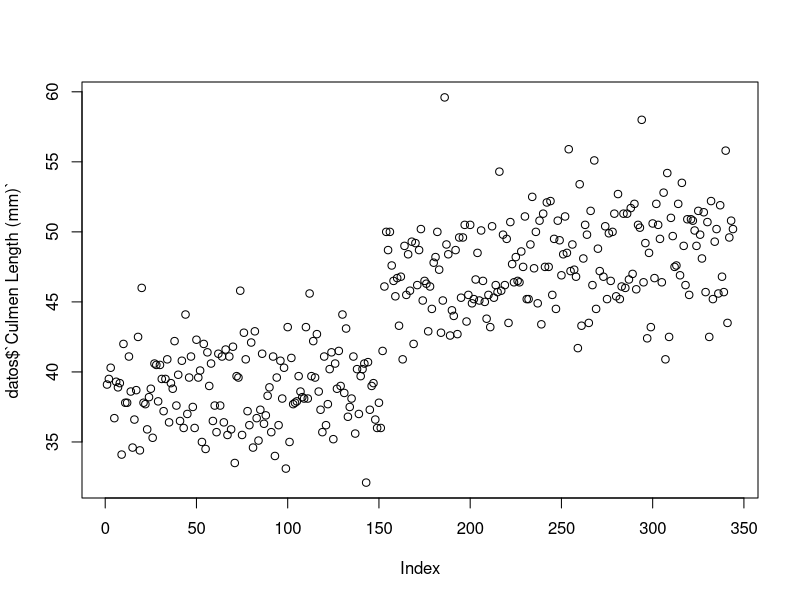
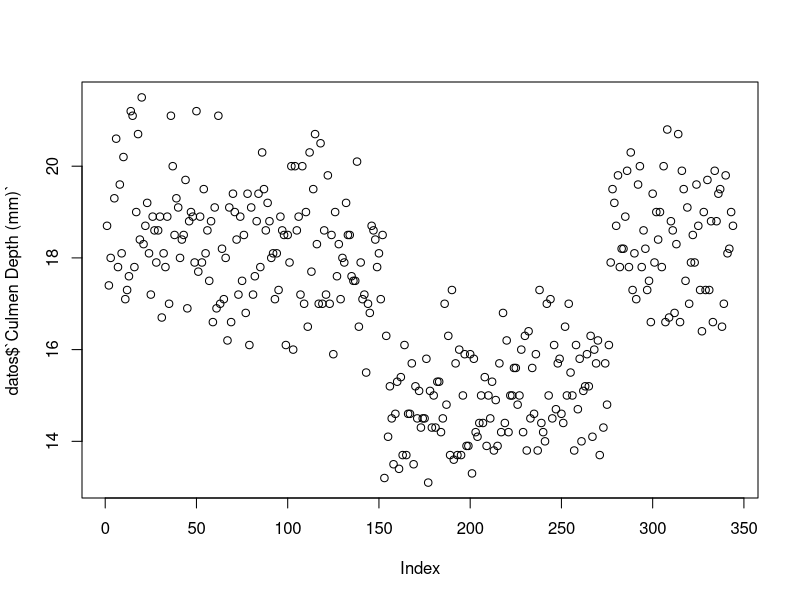
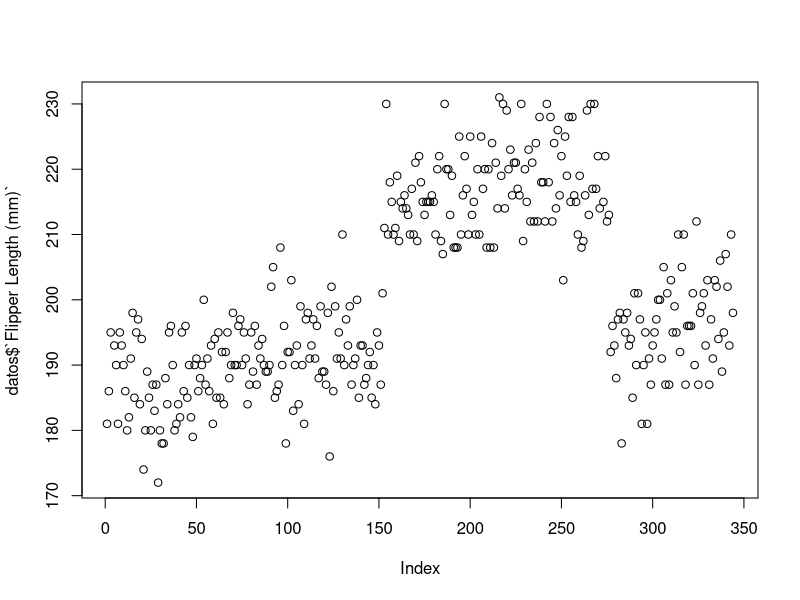
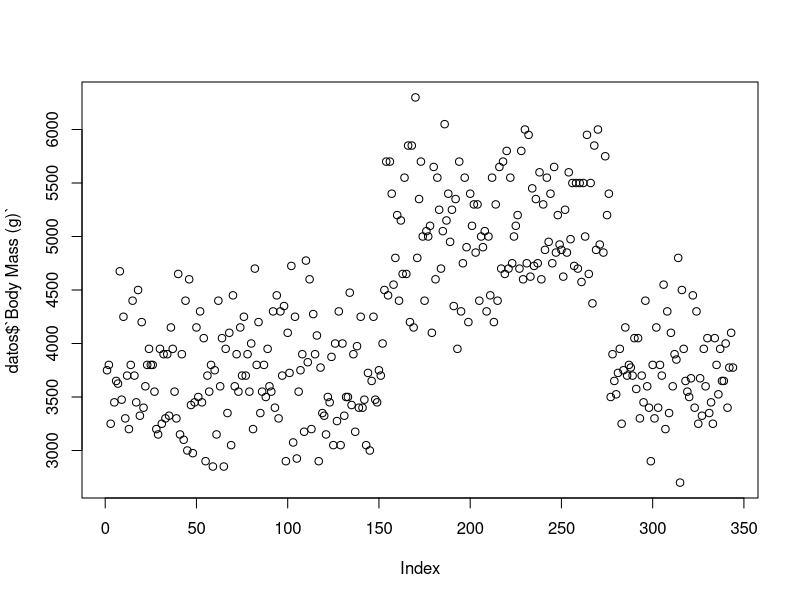
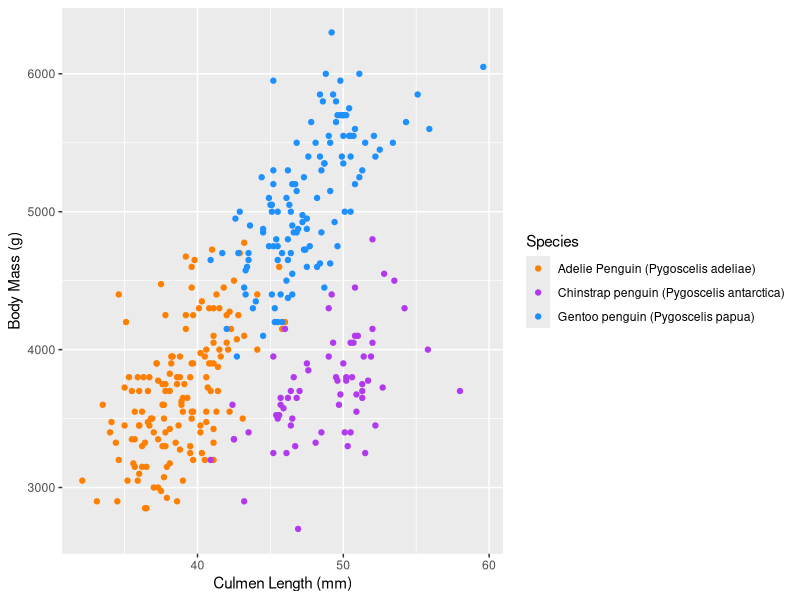
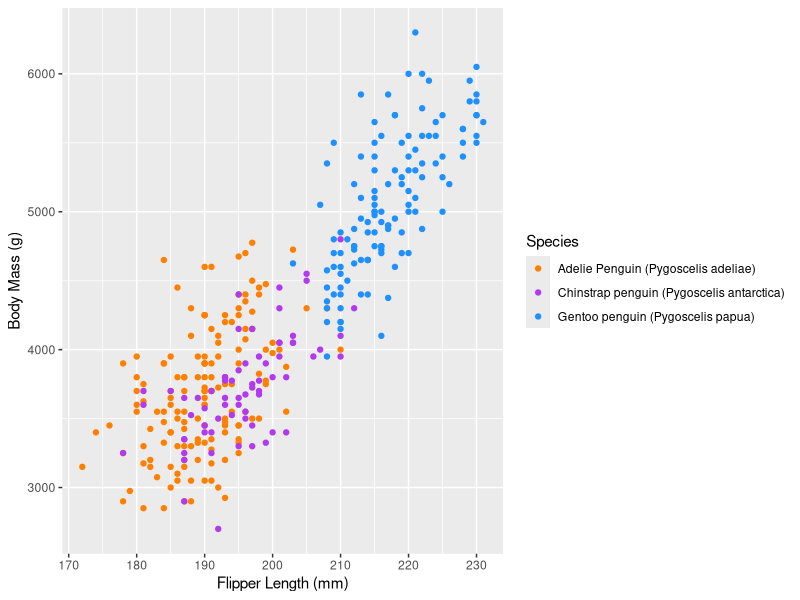

These charts were generated, in order, by the following R code:
#Paquetes
library(readr)
library(stringr)
library(dplyr)
library(forcats)
library(ggplot2)

#Importar datos
datos <- read_csv("datos.csv")
datos <- as.data.frame(datos)
View(datos)

###Control de calidad

#Variable 1 studyname
 levels(factor(datos$studyName))
  #Verificado sin errores
 
#Variable 2
 datos$`Sample Number`
  #Se aprecian secuencias que se reinician
 
#Variable 3 Species
 levels(factor(datos$Species))
  #Se aprecian más especies de las correctas debido a errores ortográficos, se sugiere usar el siguiente código para eliminarlas

 datos <- datos %>%
   mutate(Species = fct_recode(Species,
                               "Adelie Penguin (Pygoscelis adeliae)" = "Adeli Penguin (Pygoscelis adeliae)",
                               "Adelie Penguin (Pygoscelis adeliae)" = "ADELIE PENGUIN (PYGOSCELIS ADELIAE)",
                               "Gentoo penguin (Pygoscelis papua)" = "Gento penguin (Pygoscelis papua)"
   ))

#Variable 4 Region
 levels(factor(datos$Region))
  #Se aprecian una región, sin errores
 
#Variable 5 Island
 levels(factor(datos$Island))
 #Se aprecian tres islas, sin errores

#Variable 6 Stage
 levels(factor(datos$Stage))
 #Se aprecia un solo valor para la variable, sin errores
 
#Variable 7 Individual ID
 datos$'Individual ID'
 #Se aprecian identificadores de individuos
 
#Variable 8 Clutch Completion
 levels(factor(datos$`Clutch Completion`))
 #Verificado sin errores
 
#Variable 9 Date Egg
 datos$`Date Egg`
 #Sin errores, se creará una nueva columna que posea únicamente el año
 datos$year <- substr(datos$`Date Egg`, 1, 4)
 
#Variable 10 Culmen Length
 datos$`Culmen Length (mm)`
 plot( datos$`Culmen Length (mm)`)
 #Verificado sin errores
 
#Variable 11 Culmen Depth
 datos$`Culmen Depth (mm)`
 plot(datos$`Culmen Depth (mm)`)
 #Verificado sin errores
 
#Variable 12 Flipper Length
 datos$`Flipper Length (mm)`
 plot(datos$`Flipper Length (mm)`)
 #Verificado sin errores
 
#Variable 13 Body Mass
 datos$`Body Mass (g)`
 plot(datos$`Body Mass (g)`)
 #Verificado sin errores
 
#Variable 14 Sex
 levels(factor(datos$Sex))
 #Se aprecia que algunas etiquetas se escriben con mayúsculas y minúsculas, 
 #se sugiere usar el siguiente código para estandarizar a mayúsculas
 
 datos$Sex <- ifelse(datos$Sex == "Female", "FEMALE", datos$Sex)
 datos$Sex <- ifelse(datos$Sex == "Male", "MALE", datos$Sex)

#Variable 15  Delta 15 N (o/oo)
 datos$`Delta 15 N (o/oo)`
 #Verificado sin errores

#Variable 16 Delta 13 C (o/oo)
 datos$`Delta 13 C (o/oo)`
 #Verificado sin errores
 
#Variable 17 Comentarios
 levels(factor(datos$Comments))
 #Se aprecian diferentes comentarios 
 
#Gráficos
 
 #Relación del tamaño del culmen y masa corporal por especie
 ggplot(datos, aes(x=`Culmen Length (mm)`, y= `Body Mass (g)`, colour = Species)) +
   geom_point(size = 1.5) +
   scale_color_manual(values = c("darkorange1","darkorchid2","dodgerblue1"))
 
 #Relación del tamaño de la aleta pectoral y masa corporal por especie
 ggplot(datos, aes(x=`Flipper Length (mm)`, y= `Body Mass (g)`, colour = Species)) +
   geom_point(size = 1.5) +
    scale_color_manual(values = c("darkorange1","darkorchid2","dodgerblue1"))
 
 